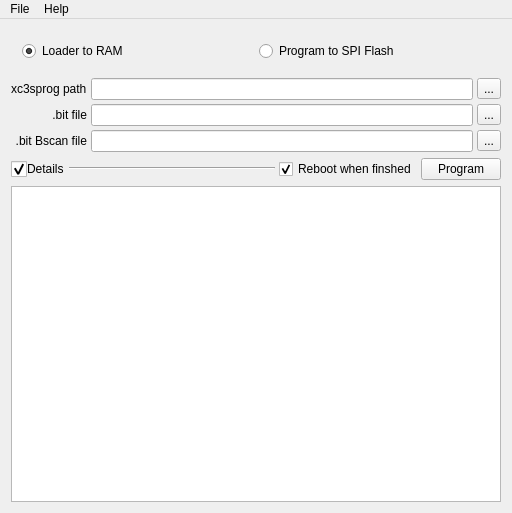
<?xml version="1.0" encoding="UTF-8"?>
<ui version="4.0">
 <class>MainWindow</class>
 <widget class="QMainWindow" name="MainWindow">
  <property name="geometry">
   <rect>
    <x>0</x>
    <y>0</y>
    <width>512</width>
    <height>513</height>
   </rect>
  </property>
  <property name="sizePolicy">
   <sizepolicy hsizetype="Maximum" vsizetype="Maximum">
    <horstretch>0</horstretch>
    <verstretch>0</verstretch>
   </sizepolicy>
  </property>
  <property name="windowTitle">
   <string>miniSProg</string>
  </property>
  <property name="windowIcon">
   <iconset resource="resources.qrc">
    <normaloff>:/images/icon.png</normaloff>:/images/icon.png</iconset>
  </property>
  <widget class="QWidget" name="centralWidget">
   <layout class="QVBoxLayout" name="verticalLayout">
    <item>
     <widget class="QFrame" name="frame_3">
      <property name="enabled">
       <bool>true</bool>
      </property>
      <property name="frameShape">
       <enum>QFrame::NoFrame</enum>
      </property>
      <property name="frameShadow">
       <enum>QFrame::Raised</enum>
      </property>
      <layout class="QHBoxLayout" name="horizontalLayout">
       <item>
        <widget class="QRadioButton" name="radioBtnLoader">
         <property name="acceptDrops">
          <bool>false</bool>
         </property>
         <property name="text">
          <string>Loader to RAM</string>
         </property>
         <property name="checked">
          <bool>true</bool>
         </property>
        </widget>
       </item>
       <item>
        <widget class="QRadioButton" name="radioBtnProg">
         <property name="text">
          <string>Program to SPI Flash</string>
         </property>
        </widget>
       </item>
      </layout>
     </widget>
    </item>
    <item>
     <widget class="QFrame" name="frame">
      <property name="sizePolicy">
       <sizepolicy hsizetype="Expanding" vsizetype="Fixed">
        <horstretch>0</horstretch>
        <verstretch>0</verstretch>
       </sizepolicy>
      </property>
      <property name="frameShape">
       <enum>QFrame::NoFrame</enum>
      </property>
      <property name="frameShadow">
       <enum>QFrame::Raised</enum>
      </property>
      <layout class="QGridLayout" name="gridLayout">
       <property name="leftMargin">
        <number>0</number>
       </property>
       <property name="topMargin">
        <number>0</number>
       </property>
       <property name="rightMargin">
        <number>0</number>
       </property>
       <property name="bottomMargin">
        <number>0</number>
       </property>
       <property name="spacing">
        <number>4</number>
       </property>
       <item row="0" column="3">
        <widget class="QToolButton" name="toolBtnProg">
         <property name="text">
          <string>...</string>
         </property>
        </widget>
       </item>
       <item row="0" column="0">
        <widget class="QLabel" name="label">
         <property name="text">
          <string>xc3sprog path</string>
         </property>
        </widget>
       </item>
       <item row="1" column="1">
        <widget class="QLineEdit" name="lineEdit_bitfile"/>
       </item>
       <item row="0" column="1">
        <widget class="QLineEdit" name="lineEdit_xc3sprog">
         <property name="minimumSize">
          <size>
           <width>350</width>
           <height>0</height>
          </size>
         </property>
        </widget>
       </item>
       <item row="1" column="3">
        <widget class="QToolButton" name="toolBtnBit">
         <property name="text">
          <string>...</string>
         </property>
        </widget>
       </item>
       <item row="2" column="3">
        <widget class="QToolButton" name="toolBtnBscan">
         <property name="text">
          <string>...</string>
         </property>
        </widget>
       </item>
       <item row="1" column="0">
        <widget class="QLabel" name="label_2">
         <property name="text">
          <string>.bit file</string>
         </property>
         <property name="textFormat">
          <enum>Qt::AutoText</enum>
         </property>
         <property name="alignment">
          <set>Qt::AlignRight|Qt::AlignTrailing|Qt::AlignVCenter</set>
         </property>
        </widget>
       </item>
       <item row="2" column="1">
        <widget class="QLineEdit" name="lineEdit_bscanfile">
         <property name="enabled">
          <bool>true</bool>
         </property>
        </widget>
       </item>
       <item row="2" column="0">
        <widget class="QLabel" name="label_3">
         <property name="text">
          <string>.bit Bscan file</string>
         </property>
         <property name="textFormat">
          <enum>Qt::AutoText</enum>
         </property>
         <property name="alignment">
          <set>Qt::AlignRight|Qt::AlignTrailing|Qt::AlignVCenter</set>
         </property>
        </widget>
       </item>
      </layout>
     </widget>
    </item>
    <item>
     <widget class="QFrame" name="frame_2">
      <property name="sizePolicy">
       <sizepolicy hsizetype="Expanding" vsizetype="Fixed">
        <horstretch>0</horstretch>
        <verstretch>0</verstretch>
       </sizepolicy>
      </property>
      <property name="frameShape">
       <enum>QFrame::NoFrame</enum>
      </property>
      <property name="frameShadow">
       <enum>QFrame::Raised</enum>
      </property>
      <layout class="QHBoxLayout" name="horizontalLayout_2">
       <property name="spacing">
        <number>4</number>
       </property>
       <property name="leftMargin">
        <number>0</number>
       </property>
       <property name="topMargin">
        <number>0</number>
       </property>
       <property name="rightMargin">
        <number>0</number>
       </property>
       <property name="bottomMargin">
        <number>0</number>
       </property>
       <item>
        <widget class="QCheckBox" name="checkBox_details">
         <property name="sizePolicy">
          <sizepolicy hsizetype="Preferred" vsizetype="Preferred">
           <horstretch>0</horstretch>
           <verstretch>0</verstretch>
          </sizepolicy>
         </property>
         <property name="maximumSize">
          <size>
           <width>70</width>
           <height>16777215</height>
          </size>
         </property>
         <property name="styleSheet">
          <string notr="true">QCheckBox {
     spacing: 0px;
} 

QCheckBox::indicator {
     width: 16px;
     height: 16px;
}

QCheckBox::indicator:unchecked {
     image: url(:/images/arrow_right.png);
}

QCheckBox::indicator:checked {
     image: url(:/images/arrow_down.png);
}
</string>
         </property>
         <property name="text">
          <string>Details</string>
         </property>
         <property name="checked">
          <bool>true</bool>
         </property>
        </widget>
       </item>
       <item>
        <widget class="Line" name="line">
         <property name="sizePolicy">
          <sizepolicy hsizetype="Expanding" vsizetype="Maximum">
           <horstretch>0</horstretch>
           <verstretch>0</verstretch>
          </sizepolicy>
         </property>
         <property name="orientation">
          <enum>Qt::Horizontal</enum>
         </property>
        </widget>
       </item>
       <item>
        <widget class="QCheckBox" name="checkBoxRbt">
         <property name="text">
          <string>Reboot when finshed</string>
         </property>
         <property name="checked">
          <bool>true</bool>
         </property>
        </widget>
       </item>
       <item>
        <widget class="QPushButton" name="pushButton_Program">
         <property name="sizePolicy">
          <sizepolicy hsizetype="Maximum" vsizetype="Fixed">
           <horstretch>0</horstretch>
           <verstretch>0</verstretch>
          </sizepolicy>
         </property>
         <property name="maximumSize">
          <size>
           <width>16777215</width>
           <height>16777215</height>
          </size>
         </property>
         <property name="text">
          <string>Program</string>
         </property>
        </widget>
       </item>
      </layout>
     </widget>
    </item>
    <item>
     <widget class="QTextEdit" name="textEdit">
      <property name="sizePolicy">
       <sizepolicy hsizetype="Expanding" vsizetype="Expanding">
        <horstretch>0</horstretch>
        <verstretch>0</verstretch>
       </sizepolicy>
      </property>
      <property name="minimumSize">
       <size>
        <width>0</width>
        <height>250</height>
       </size>
      </property>
      <property name="frameShadow">
       <enum>QFrame::Plain</enum>
      </property>
      <property name="lineWidth">
       <number>1</number>
      </property>
      <property name="undoRedoEnabled">
       <bool>false</bool>
      </property>
      <property name="readOnly">
       <bool>true</bool>
      </property>
     </widget>
    </item>
   </layout>
  </widget>
  <widget class="QMenuBar" name="menuBar">
   <property name="geometry">
    <rect>
     <x>0</x>
     <y>0</y>
     <width>512</width>
     <height>22</height>
    </rect>
   </property>
   <widget class="QMenu" name="menuFile">
    <property name="title">
     <string>File</string>
    </property>
    <addaction name="actionExit"/>
   </widget>
   <widget class="QMenu" name="menuHelp">
    <property name="title">
     <string>Help</string>
    </property>
    <addaction name="actionAbout"/>
   </widget>
   <addaction name="menuFile"/>
   <addaction name="menuHelp"/>
  </widget>
  <action name="actionExit">
   <property name="text">
    <string>Exit</string>
   </property>
  </action>
  <action name="actionAbout">
   <property name="text">
    <string>About</string>
   </property>
  </action>
 </widget>
 <layoutdefault spacing="6" margin="11"/>
 <resources>
  <include location="resources.qrc"/>
 </resources>
 <connections/>
</ui>
